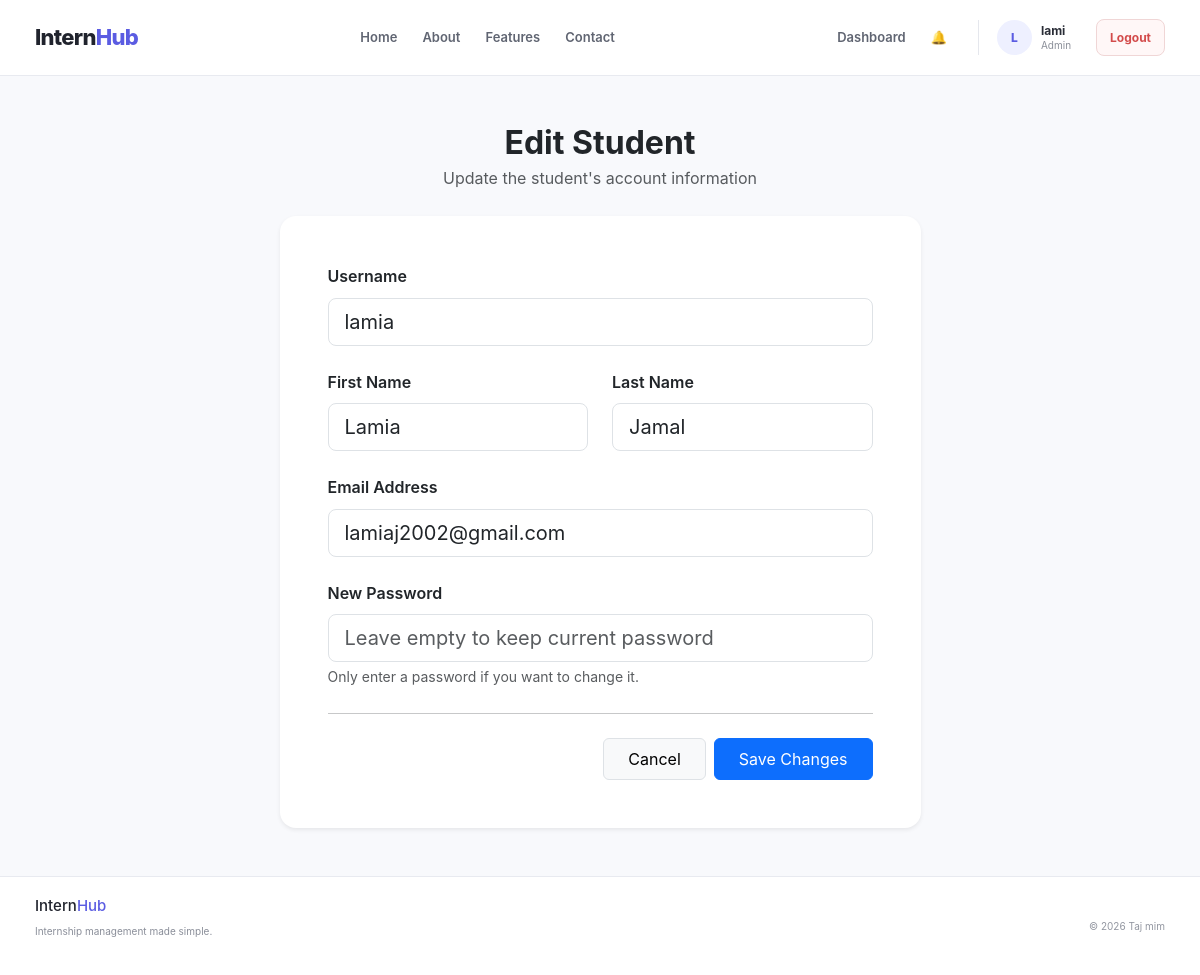
Page /admin-students/edit/10/ (signed in) on the committed database.
### accounts/models.py (models this page shows, shortened)
class User(AbstractUser):
    class Role(models.TextChoices):
        STUDENT = "STUDENT", "Student"
        COMPANY = "COMPANY", "Company"
        ADMIN = "ADMIN", "Admin"
    email = models.EmailField(unique=True)
    role = models.CharField(
        max_length=20,
        choices=Role.choices,
        default=Role.STUDENT
    )
    objects = CustomUserManager()

### internship/views.py (the view, shortened to what this page needs)
# urls.py: path("admin-students/edit/<int:pk>/", views.student_edit, name="student_edit"),
@login_required
def student_edit(request, pk):
    if request.user.role != User.Role.ADMIN:
        return redirect("dashboard")
    student = get_object_or_404(
        User,
        pk=pk,
        role=User.Role.STUDENT
    )
    return render(
        request,
        "student_edit.html",
        {
            "student": student
        }
    )

### accounts/context_processors.py (called while the page is built)
def notifications(request):
    if not request.user.is_authenticated:
        return {
            "unread_notifications_count": 0,
            "nav_notifications": [],
        }
    user_notifications = Notification.objects.filter(
        user=request.user
    )
    return {
        "unread_notifications_count": user_notifications.filter(
            is_read=False
        ).count(),
        "nav_notifications": user_notifications[:5],
    }

### internship/templates/student_edit.html (shortened to what this page needs)
{% extends "accounts/base.html" %}
{% block content %}
<div class="container py-5">
    <div class="row justify-content-center">
        <div class="col-lg-7 col-md-9">
            <div class="text-center mb-4">
                <h2 class="fw-bold text-dark mb-1">
                    Edit Student
                </h2>
                <p class="text-muted mb-0">
                    Update the student's account information
                </p>
            </div>
            <div class="card border-0 shadow-sm rounded-4">
                <div class="card-body p-4 p-md-5">
                    <form method="POST">
                        <div class="mb-4">
                            <label for="username" class="form-label fw-semibold">
                                Username
                            </label>
                            <input
                                type="text"
                                id="username"
                                name="username"
                                class="form-control form-control-lg"
                                value="{{ student.username }}"
                                required
                            >
                        </div>
                        <div class="row">
                            <div class="col-md-6 mb-4">
                                <label for="first_name" class="form-label fw-semibold">
                                    First Name
                                </label>
                                <input
                                    type="text"
                                    id="first_name"
                                    name="first_name"
                                    class="form-control form-control-lg"
                                    value="{{ student.first_name }}"
                                >
                            </div>
                            <div class="col-md-6 mb-4">
                                <label for="last_name" class="form-label fw-semibold">
                                    Last Name
                                </label>
                                <input
                                    type="text"
                                    id="last_name"
                                    name="last_name"
                                    class="form-control form-control-lg"
                                    value="{{ student.last_name }}"
                                >
                            </div>
                        </div>
                        <div class="mb-4">
                            <label for="email" class="form-label fw-semibold">
                                Email Address
                            </label>
                            <input
                                type="email"
                                id="email"
                                name="email"
                                class="form-control form-control-lg"
                                value="{{ student.email }}"
                                required
                            >
                        </div>
                        <div class="mb-4">
                            <label for="password" class="form-label fw-semibold">
                                New Password
                            </label>
                            <input
                                type="password"
                                id="password"
                                name="password"
                                class="form-control form-control-lg"
                                placeholder="Leave empty to keep current password"
                            >
                            <div class="form-text">
                                Only enter a password if you want to change it.
                            </div>
                        </div>
                        <hr class="my-4">
                        <div class="d-flex justify-content-end gap-2">
                            <a
                                href="{% url 'student_list' %}"
                                class="btn btn-light border px-4 py-2"
                            >
                                Cancel
                            </a>
                            <button
                                type="submit"
                                class="btn btn-primary px-4 py-2"
                            >
                                Save Changes
                            </button>
                        </div>
                    </form>
                </div>
            </div>
        </div>
    </div>
</div>
{% endblock %}

### accounts/templates/accounts/base.html (shortened to what this page needs)
{% load static %}
<!DOCTYPE html>
<html lang="en">
<head>
    <link  href="https://cdn.jsdelivr.net/npm/bootstrap@5.3.3/dist/css/bootstrap.min.css" rel="stylesheet">
    <link href="https://cdn.jsdelivr.net/npm/bootstrap@5.3.2/dist/css/bootstrap.min.css" rel="stylesheet">
    <link href="https://cdn.jsdelivr.net/npm/bootstrap-icons@1.11.3/font/bootstrap-icons.min.css" rel="stylesheet">
    <link rel="stylesheet" href="{% static 'accounts/css/style.css' %}">
</head>
<body>
<header class="navbar">
    <div class="navbar-container">
        <a
            href="{% url 'dashboard' %}"
            class="logo"
        >
            Intern<span>Hub</span>
        </a>
        <nav class="nav-links">
            {% if user.is_authenticated %}
                <a href="{% url 'job_list' %}">
                    Home
                </a>
            {% else %}
                <a href="{% url 'home' %}">
                    Home
                </a>
            {% endif %}
            <a href="{% url 'home' %}#about">
                About
            </a>
            <a href="{% url 'home' %}#features">
                Features
            </a>
            <a href="{% url 'home' %}#contact">
                Contact
            </a>
        </nav>
        {% if user.is_authenticated %}
            <nav class="nav-links">
                {% if user.role == "STUDENT" %}
                    <a href="{% url 'applicant_dashboard' %}">
                        Dashboard
                    </a>
                    <a onclick="openBookmarks()" style="cursor: pointer;">
                        🔖Bookmarks
                        ({{ bookmarks|length }})
                    </a>
                {% elif user.role == "COMPANY" %}
                    <a href="{% url 'company_dashboard' %}">
                        Dashboard
                    </a>
                {% elif user.role == "ADMIN" %}
                    <a href="{% url 'admin_dashboard' %}">
                        Dashboard
                    </a>
                {% endif %}
                <a
                    href="{% url 'notifications' %}"
                    class="nav-bell"
                    title="Notifications"
                >
                    🔔
                </a>
                <div class="nav-user">
                    <div class="nav-avatar">
                        {{ user.username|first|upper }}
                    </div>
                    <div class="nav-user-info">
                        <strong>
                            {{ user.username }}
                        </strong>
                        <span>
                            {{ user.role|title }}
                        </span>
                    </div>
                </div>
                <a
                    href="{% url 'logout' %}"
                    class="logout-button"
                >
                    Logout
                </a>
            </nav>
        {% endif %}
    </div>
</header>
<main>
    {% block content %}
    {% endblock %}
</main>
<footer class="footer">
    <div class="footer-container">
        <div>
            <h3>
                Intern<span>Hub</span>
            </h3>
            <p>
                Internship management made simple.
            </p>
        </div>
        <div class="footer-right">
            {% block footer_message %}
                © 2026 Taj mim
            {% endblock %}
        </div>
    </div>
</footer>
{% include "internship/bookmark_modal.html" %}
</body>
</html>

### static/accounts/css/style.css (style rules this page uses)
* { margin: 0; padding: 0; box-sizing: border-box; }
html { scroll-behavior: smooth; }
body { font-family: Inter, -apple-system, BlinkMacSystemFont, "Segoe UI", sans-serif; background: #f8f9fc; color: #20232d; line-height: 1.6; }
a { text-decoration: none; color: inherit; }
button, input { font-family: inherit; }
.navbar { width: 100%; height: 76px; background: #ffffff; border-bottom: 1px solid #e8eaf0; position: relative; z-index: 100; }
.navbar-container { width: 100%; max-width: 1180px; height: 100%; margin: 0 auto; padding: 0 25px; display: flex; align-items: center; justify-content: space-between; }
.logo { font-size: 22px; font-weight: 800; letter-spacing: -0.7px; color: #20232d; }
.logo span { color: #5b5ce2; }
.nav-links { display: flex; align-items: center; gap: 25px; }
.nav-links > a:not(.nav-button):not(.logout-button) { color: #606572; font-size: 13px; font-weight: 600; transition: 0.2s ease; }
.nav-bell { position: relative; display: inline-flex; align-items: center; justify-content: center; font-size: 1.2rem; margin-right: 6px; }
.nav-user { display: flex; align-items: center; gap: 9px; padding-left: 18px; border-left: 1px solid #e5e7ed; }
.nav-avatar { width: 35px; height: 35px; border-radius: 50%; display: flex; align-items: center; justify-content: center; background: #eef0ff; color: #5b5ce2; font-size: 12px; font-weight: 800; }
.nav-user-info { display: flex; flex-direction: column; gap: 0; }
.nav-user-info strong { color: #292c36; font-size: 12px; line-height: 1.3; }
.nav-user-info span { color: #8b8f99; font-size: 10px; text-transform: capitalize; line-height: 1.3; }
.logout-button { padding: 8px 13px; border: 1px solid #f0d6d6; border-radius: 8px; background: #fff7f7; color: #d34b4b !important; font-size: 12px !important; font-weight: 700 !important; transition: all 0.2s ease; }
main { min-height: calc(100vh - 150px); }
.footer { width: 100%; background: #ffffff; border-top: 1px solid #e8eaf0; }
.footer-container { max-width: 1180px; min-height: 75px; margin: 0 auto; padding: 20px 25px; display: flex; align-items: center; justify-content: space-between; }
.footer h3 { color: #20232d; font-size: 15px; }
.footer h3 span { color: #5b5ce2; }
.footer p { margin-top: 2px; color: #8a8e99; font-size: 10px; }
.footer-right { color: #9296a0; font-size: 10px; }

### rows in the picture
User: username|first "L", username "lami", role "Admin"
User: username "lamia", first_name "Lamia", last_name "Jamal", email "lamiaj2002@gmail.com"
